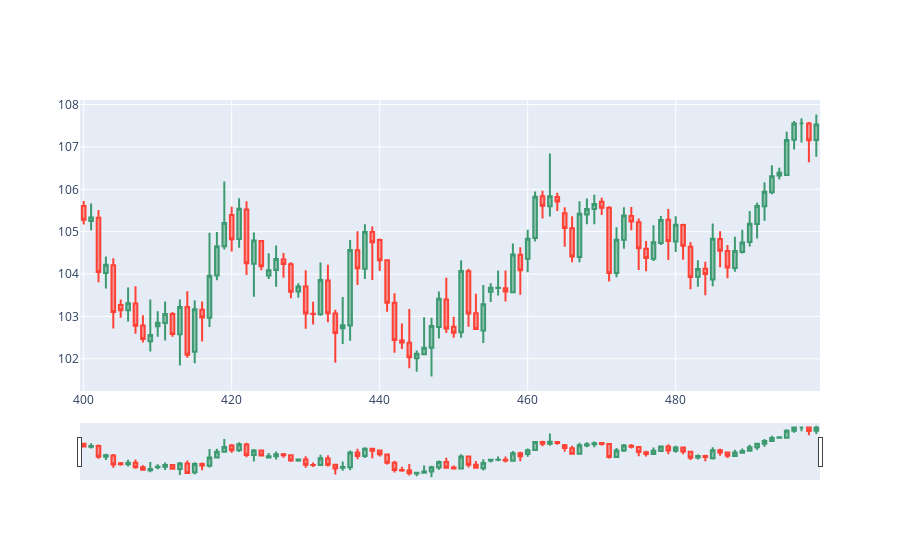

This figure's notebook cell:
### Code cell
dfpl = df[400:500]
import plotly.graph_objects as go
from datetime import datetime

fig = go.Figure(data=[go.Candlestick(x=dfpl.index,
                open=dfpl['open'],
                high=dfpl['high'],
                low=dfpl['low'],
                close=dfpl['close'])])

fig.show()
